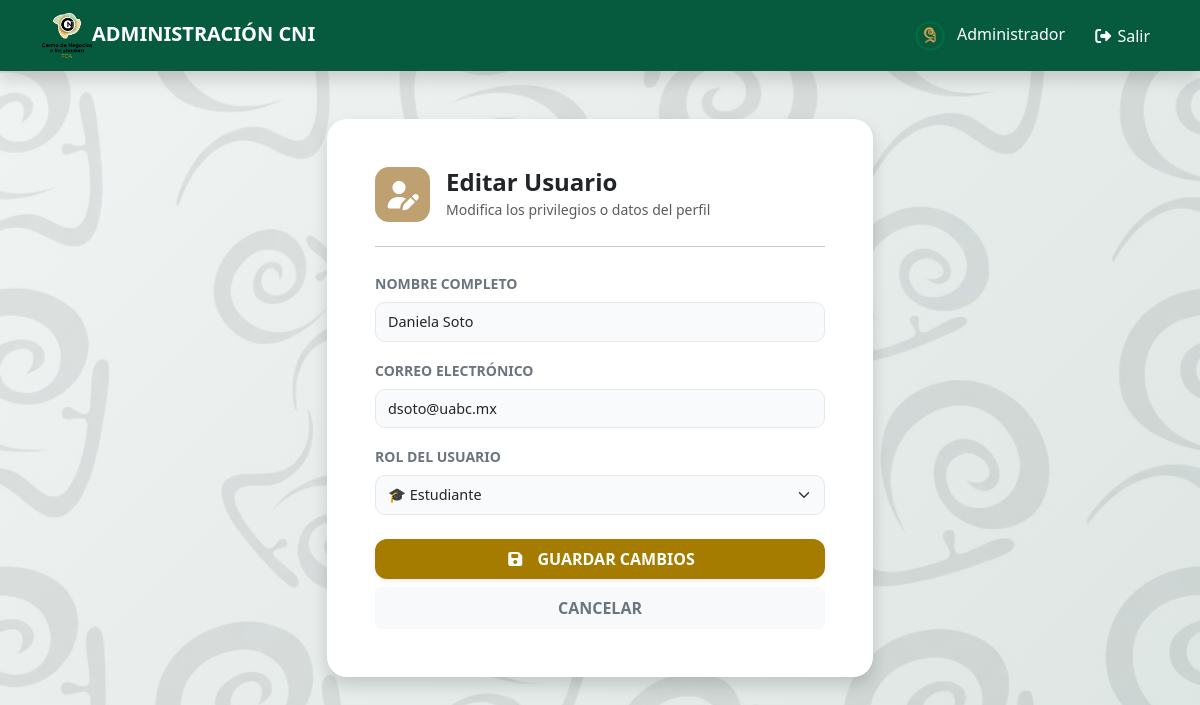
The app's page /Admin/Editar_Usuario.php?id=13 (signed in) with its own data.
### tables this page shows
CREATE TABLE `usuarios` (
  `id` int(11) NOT NULL,
  `nombre` varchar(100) NOT NULL,
  `email` varchar(100) NOT NULL,
  `password` varchar(255) NOT NULL,
  `rol` enum('estudiante','instructor','admin') NOT NULL,
  `fecha_registro` timestamp NOT NULL DEFAULT current_timestamp()
);

### Admin/Editar_Usuario.php (the view, shortened to what this page needs)
<?php
$db = ConexionDB::obtenerConexion();
if (isset($_GET['id'])) {
    $id = mysqli_real_escape_string($db, $_GET['id']);
    $query = "SELECT * FROM usuarios WHERE id = '$id'";
    $resultado = mysqli_query($db, $query);
    $user = mysqli_fetch_assoc($resultado);
} else {
    header("Location: index.php");
    exit();
}
include 'Includes/header.php';
?>
<div class="container mt-5">
    <div class="row justify-content-center">
        <div class="col-lg-6">
            <div class="card shadow border-0 card-registro">
                <div class="card-body p-5">
                    <div class="d-flex align-items-center mb-4">
                        <div class="icon-header-box me-3" style="background-color: #bfa071;">
                            <i class="fa-solid fa-user-pen fs-3 text-white"></i>
                        </div>
                        <div>
                            <h4 class="fw-bold mb-0 text-dark">Editar Usuario</h4>
                            <small class="text-muted">Modifica los privilegios o datos del perfil</small>
                        </div>
                    </div>
                    <hr class="opacity-25 mb-4">
                    <form action="Includes/Usuarios.php" method="POST">
                        <div class="mb-3">
                            <label class="form-label small fw-bold text-secondary text-uppercase">Nombre Completo</label>
                            <input type="text" name="nombre" class="form-control custom-input py-2"
                                   value="<?php echo $user['nombre']; ?>" required>
                        </div>
                        <div class="mb-3">
                            <label class="form-label small fw-bold text-secondary text-uppercase">Correo Electrónico</label>
                            <input type="email" name="email" class="form-control custom-input py-2"
                                   value="<?php echo $user['email']; ?>" required>
                        </div>
                        <div class="mb-4">
                            <label class="form-label small fw-bold text-secondary text-uppercase">Rol del Usuario</label>
                            <select name="rol" class="form-select custom-input py-2" required>
                                <option value="estudiante" <?php echo ($user['rol'] == 'estudiante') ? 'selected' : ''; ?>>🎓 Estudiante</option>
                            </select>
                        </div>
                        <div class="d-grid gap-2">
                            <button type="submit" class="btn btn-uabc-action py-2 fw-bold text-uppercase shadow-sm">
                                <i class="fa-solid fa-floppy-disk me-2"></i> Guardar Cambios
                            </button>
                            <a href="index.php" class="btn btn-light py-2 fw-bold text-uppercase small text-secondary">
                                Cancelar
                            </a>
                        </div>
                    </form>
                </div>
            </div>
        </div>
    </div>
</div>
<?php include 'Includes/Footer.php'; ?>

### Admin/Includes/Header.php (style rules this page uses)
body { background: linear-gradient(135deg, rgba(240, 244, 243, 0.8) 0%, rgba(216, 226, 223, 0.8) 100%), url("../Assets/Img/FondoCimarron.jpg"); background-size: cover; background-position: center; background-repeat: repeat; background-attachment: fixed; min-height: 100vh; }
.card-registro { border-radius: 20px !important; overflow: hidden; }
.icon-header-box { background-color: #065b3e; color: white; width: 55px; height: 55px; display: flex; align-items: center; justify-content: center; border-radius: 14px; }
.custom-input { background-color: #f9fafb !important; border: 1px solid #e5e7eb !important; border-radius: 10px !important; font-size: 0.9rem; }
.btn-uabc-action { background-color: #a67c00; border: none; color: white; border-radius: 12px; transition: all 0.3s ease; }

### Admin/Includes/Footer.php (style rules this page uses)
.mt-5 { margin-top: 3rem !important; }

### records on screen
usuarios: nombre "Daniela Soto", email "dsoto@uabc.mx", rol "🎓 Estudiante"

### other values on screen
$_SESSION['nombre'] "Administrador"
